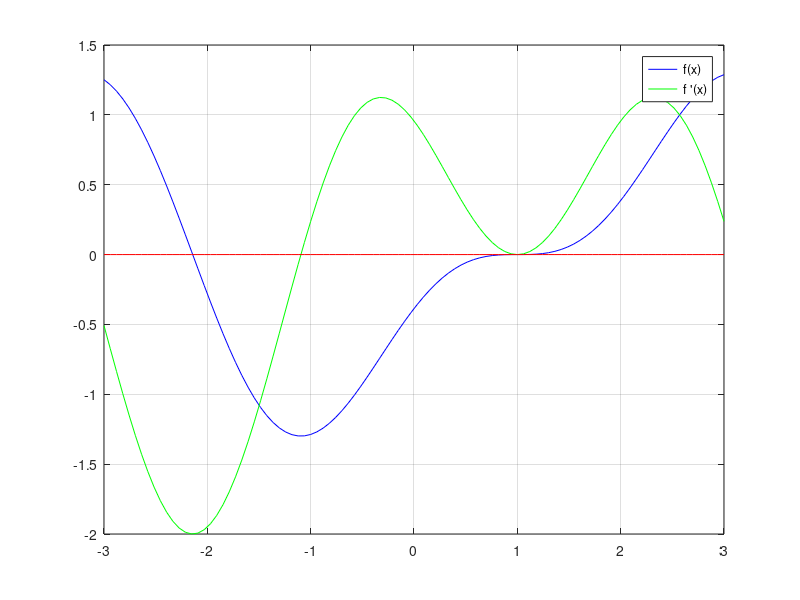

Recreate this plot in MATLAB. (Note: this script raises an error after producing the figure.)
clear all; close all; clc;
format long;

a= -3; b= -a; x = linspace(a, b, 100);

f=@(x)   sin(x-1)-0.5*sin(2*(x-1));
f1=@(x)  cos(x-1)-cos(2*(x-1));

tol = 1e-8; nmax = 100;

figure(1);
plot(x, f(x),'b', x,f1(x),'g',x,0*x,'r'); 
grid on; legend('f(x)','f ''(x)');

% IMP IMP IMP, NON posso usar bisection. why? 
% sono concordi agli estremi, dovrei prima restringere range

%% Newton
x0s = -1.5;
[zeroNs, resNs, niterNs, ERRNs] = my_newton(f, f1, x0s, tol, nmax);
zeroNs 
resNs
niterNs
%
x0m = 0.1;
[zeroNm,  resNm,  niterNm,  ERRNm] = my_newton(f, f1, x0m, tol, nmax);
zeroNm  
resNm
niterNm

%plotto newton, solo per idea radici
hold on; plot(zeroNs,0,'ok',zeroNm,0,'ok'); 

%% Secanti
x0s = -1.5; x1s = -1.6;
[zeroSs, resSs, niterSs, ERRSs] = my_secanti(f, x0s, x1s, tol, nmax);
zeroSs
resSs
niterSs
%
x0m = 0.1; x1m = 0.4;
[zeroSm, resSm, niterSm, ERRSm] = my_secanti(f, x0m, x1m, tol, nmax);
zeroSm
resSm
niterSm

%% Storie di cvg
figure(2);
semilogy((1:niterNs), ERRNs, 'r', (1:niterNm), ERRNm, 'b', ...
		(1:niterSs), ERRSs, 'r--',(1:niterSm), ERRSm, 'b--' );
grid on;
legend('Nsemp','Nmul', 'Ssemp', 'Smul');

% potenza di secanti!! non conosco la derivata, utilizzo il rapporto
% incrementale ma perdo pochissimo sul residuo.
% alternativa migliore!